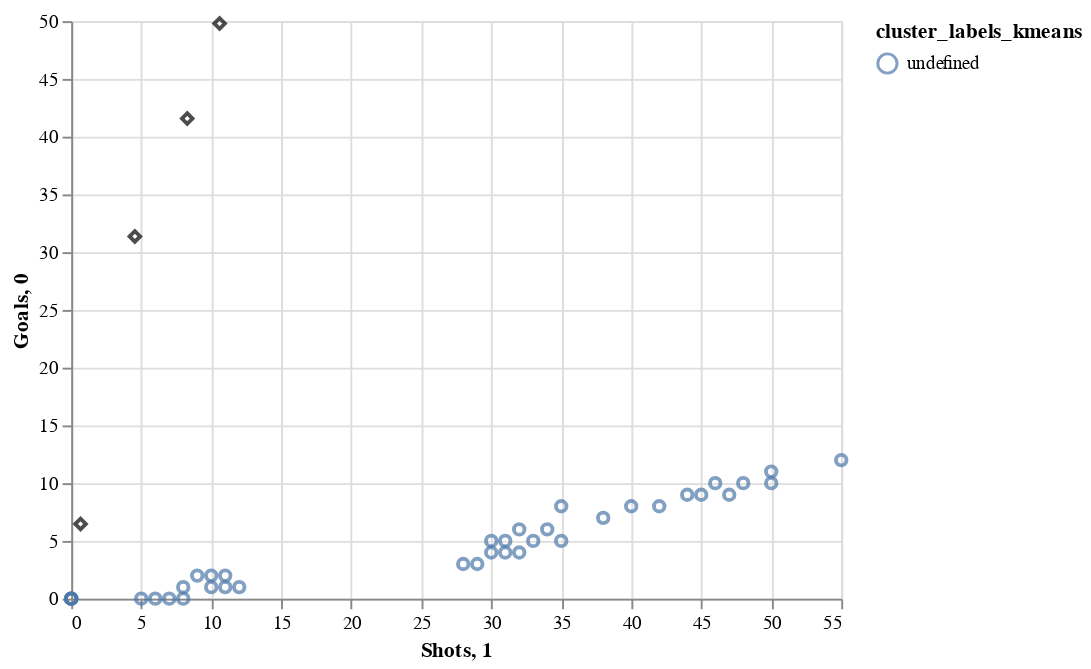

The code cell stored with this chart in its notebook:
### Code cell
# Plot the clusters with their centroids.
points_plot = alt.Chart(df_frame).mark_point().encode(
    alt.X('Shots', scale=alt.Scale(zero=False)),
    alt.Y('Goals', scale=alt.Scale(zero=False)),
    color='cluster_labels_kmeans:N'
)
centroid_plot = alt.Chart(pd.DataFrame(centroids)).mark_point(shape='diamond',color='black').encode(
    x='1:Q', y='0:Q'
)
(points_plot + centroid_plot)

### Figure 1 — Vega-Lite specification as saved in the notebook (floating-point values rounded to 4 significant figures)
{"config": {"view": {"continuousWidth": 400, "continuousHeight": 300}}, "layer": [{"data": {"name": "data-9b260eadefdebf8f5309cf014c650d45"}, "mark": "point", "encoding": {"color": {"field": "cluster_labels_kmeans", "type": "nominal"}, "x": {"field": "Shots", "scale": {"zero": false}, "type": "quantitative"}, "y": {"field": "Goals", "scale": {"zero": false}, "type": "quantitative"}}}, {"data": {"name": "data-8444a191f553955ad3103ae5ada28acd"}, "mark": {"type": "point", "color": "black", "shape": "diamond"}, "encoding": {"x": {"field": "1", "type": "quantitative"}, "y": {"field": "0", "type": "quantitative"}}}], "$schema": "https://vega.github.io/schema/vega-lite/v4.17.0.json", "datasets": {"data-9b260eadefdebf8f5309cf014c650d45": [{"Name": "John Smith", "Height (cm)": 180, "Weight (kg)": 75, "Position": "Forward", "Goals": 10, "Shots": 50, "Nationality": "England", "Age": 27, "Assists": 5, "Pass Accuracy (%)": 80, "Minutes Played": 2000, "Yellow Cards": 3, "Red Cards": 0, "Fouls": 15, "Interceptions": 5, "Tackles": 8, "Saves": 0, "Crosses": 20, "Speed ": 30, "Dribbles": 40, "Key Passes": 25, "Clearances": 10, "Headers Won": 12, "Offsides": 5, "Successful Tackles (%)": 75, "Blocks": 5, "Errors Leading to Goal": 1, "Penalties Won": 2, "Penalties Conceded": 1, "Aerial Duels Won": 15, "Aerial Duels Lost": 5, "Long Balls": 30, "Free Kicks": 2}, {"Name": "David Johnson", "Height (cm)": 175, "Weight (kg)": 70, "Position": "Midfielder", "Goals": 4, "Shots": 30, "Nationality": "England", "Age": 24, "Assists": 7, "Pass Accuracy (%)": 85, "Minutes Played": 1800, "Yellow Cards": 4, "Red Cards": 0, "Fouls": 20, "Interceptions": 10, "Tackles": 12, "Saves": 0, "Crosses": 25, "Speed ": 28, "Dribbles": 35, "Key Passes": 20, "Clearances": 15, "Headers Won": 10, "Offsides": 4, "Successful Tackles (%)": 80, "Blocks": 6, "Errors Leading to Goal": 0, "Penalties Won": 1, "Penalties Conceded": 0, "Aerial Duels Won": 18, "Aerial Duels Lost": 7, "Long Balls": 25, "Free Kicks": 3}, {"Name": "Michael Brown", "Height (cm)": 185, "Weight (kg)": 78, "Position": "Defender", "Goals": 1, "Shots": 10, "Nationality": "England", "Age": 29, "Assists": 1, "Pass Accuracy (%)": 88, "Minutes Played": 2200, "Yellow Cards": 5, "Red Cards": 1, "Fouls": 30, "Interceptions": 15, "Tackles": 25, "Saves": 0, "Crosses": 5, "Speed ": 27, "Dribbles": 20, "Key Passes": 10, "Clearances": 30, "Headers Won": 25, "Offsides": 2, "Successful Tackles (%)": 85, "Blocks": 8, "Errors Leading to Goal": 2, "Penalties Won": 0, "Penalties Conceded": 2, "Aerial Duels Won": 20, "Aerial Duels Lost": 10, "Long Balls": 35, "Free Kicks": 0}, {"Name": "Chris Williams", "Height (cm)": 172, "Weight (kg)": 68, "Position": "Goalkeeper", "Goals": 0, "Shots": 0, "Nationality": "England", "Age": 31, "Assists": 0, "Pass Accuracy (%)": 70, "Minutes Played": 2100, "Yellow Cards": 1, "Red Cards": 0, "Fouls": 10, "Interceptions": 8, "Tackles": 10, "Saves": 50, "Crosses": 0, "Speed ": 24, "Dribbles": 5, "Key Passes": 5, "Clearances": 5, "Headers Won": 5, "Offsides": 1, "Successful Tackles (%)": 90, "Blocks": 10, "Errors Leading to Goal": 0, "Penalties Won": 0, "Penalties Conceded": 1, "Aerial Duels Won": 5, "Aerial Duels Lost": 3, "Long Balls": 10, "Free Kicks": 4}, {"Name": "Steven Taylor", "Height (cm)": 178, "Weight (kg)": 72, "Position": "Forward", "Goals": 8, "Shots": 40, "Nationality": "Scotland", "Age": 25, "Assists": 4, "Pass Accuracy (%)": 82, "Minutes Played": 1900, "Yellow Cards": 2, "Red Cards": 0, "Fouls": 12, "Interceptions": 4, "Tackles": 7, "Saves": 0, "Crosses": 18, "Speed ": 29, "Dribbles": 38, "Key Passes": 22, "Clearances": 12, "Headers Won": 14, "Offsides": 3, "Successful Tackles (%)": 78, "Blocks": 4, "Errors Leading to Goal": 1, "Penalties Won": 1, "Penalties Conceded": 1, "Aerial Duels Won": 12, "Aerial Duels Lost": 8, "Long Balls": 28, "Free Kicks": 1}, {"Name": "Richard Moore", "Height (cm)": 182, "Weight (kg)": 76, "Position": "Midfielder", "Goals": 5, "Shots": 35, "Nationality": "Scotland", "Age": 28, "Assists": 6, "Pass Accuracy (%)": 83, "Minutes Played": 2050, "Yellow Cards": 3, "Red Cards": 0, "Fouls": 18, "Interceptions": 7, "Tackles": 10, "Saves": 0, "Crosses": 22, "Speed ": 26, "Dribbles": 32, "Key Passes": 18, "Clearances": 17, "Headers Won": 13, "Offsides": 4, "Successful Tackles (%)": 82, "Blocks": 7, "Errors Leading to Goal": 0, "Penalties Won": 0, "Penalties Conceded": 2, "Aerial Duels Won": 16, "Aerial Duels Lost": 9, "Long Balls": 24, "Free Kicks": 2}, {"Name": "Daniel Jones", "Height (cm)": 170, "Weight (kg)": 65, "Position": "Defender", "Goals": 0, "Shots": 5, "Nationality": "Wales", "Age": 26, "Assists": 2, "Pass Accuracy (%)": 86, "Minutes Played": 1950, "Yellow Cards": 4, "Red Cards": 0, "Fouls": 25, "Interceptions": 12, "Tackles": 20, "Saves": 0, "Crosses": 3, "Speed ": 25, "Dribbles": 18, "Key Passes": 8, "Clearances": 28, "Headers Won": 22, "Offsides": 2, "Successful Tackles (%)": 88, "Blocks": 9, "Errors Leading to Goal": 1, "Penalties Won": 0, "Penalties Conceded": 1, "Aerial Duels Won": 23, "Aerial Duels Lost": 12, "Long Balls": 22, "Free Kicks": 0}, {"Name": "Kevin Roberts", "Height (cm)": 180, "Weight (kg)": 74, "Position": "Forward", "Goals": 12, "Shots": 55, "Nationality": "Wales", "Age": 30, "Assists": 3, "Pass Accuracy (%)": 79, "Minutes Played": 2150, "Yellow Cards": 2, "Red Cards": 0, "Fouls": 14, "Interceptions": 6, "Tackles": 9, "Saves": 0, "Crosses": 21, "Speed ": 31, "Dribbles": 42, "Key Passes": 24, "Clearances": 14, "Headers Won": 15, "Offsides": 4, "Successful Tackles (%)": 77, "Blocks": 6, "Errors Leading to Goal": 2, "Penalties Won": 2, "Penalties Conceded": 1, "Aerial Duels Won": 17, "Aerial Duels Lost": 5, "Long Balls": 26, "Free Kicks": 3}, {"Name": "Brian Green", "Height (cm)": 177, "Weight (kg)": 73, "Position": "Midfielder", "Goals": 6, "Shots": 32, "Nationality": "Ireland", "Age": 27, "Assists": 5, "Pass Accuracy (%)": 84, "Minutes Played": 1980, "Yellow Cards": 5, "Red Cards": 0, "Fouls": 22, "Interceptions": 9, "Tackles": 13, "Saves": 0, "Crosses": 23, "Speed ": 28, "Dribbles": 30, "Key Passes": 21, "Clearances": 16, "Headers Won": 12, "Offsides": 3, "Successful Tackles (%)": 83, "Blocks": 5, "Errors Leading to Goal": 0, "Penalties Won": 1, "Penalties Conceded": 1, "Aerial Duels Won": 14, "Aerial Duels Lost": 8, "Long Balls": 23, "Free Kicks": 2}, {"Name": "James White", "Height (cm)": 183, "Weight (kg)": 77, "Position": "Defender", "Goals": 1, "Shots": 8, "Nationality": "Ireland", "Age": 32, "Assists": 1, "Pass Accuracy (%)": 87, "Minutes Played": 2300, "Yellow Cards": 3, "Red Cards": 1, "Fouls": 28, "Interceptions": 14, "Tackles": 22, "Saves": 0, "Crosses": 4, "Speed ": 27, "Dribbles": 22, "Key Passes": 15, "Clearances": 35, "Headers Won": 28, "Offsides": 1, "Successful Tackles (%)": 89, "Blocks": 11, "Errors Leading to Goal": 2, "Penalties Won": 0, "Penalties Conceded": 2, "Aerial Duels Won": 26, "Aerial Duels Lost": 15, "Long Balls": 30, "Free Kicks": 1}, {"Name": "Robert Black", "Height (cm)": 175, "Weight (kg)": 71, "Position": "Forward", "Goals": 7, "Shots": 38, "Nationality": "England", "Age": 24, "Assists": 6, "Pass Accuracy (%)": 81, "Minutes Played": 1850, "Yellow Cards": 4, "Red Cards": 0, "Fouls": 17, "Interceptions": 5, "Tackles": 8, "Saves": 0, "Crosses": 19, "Speed ": 29, "Dribbles": 40, "Key Passes": 26, "Clearances": 10, "Headers Won": 14, "Offsides": 4, "Successful Tackles (%)": 74, "Blocks": 4, "Errors Leading to Goal": 0, "Penalties Won": 2, "Penalties Conceded": 1, "Aerial Duels Won": 16, "Aerial Duels Lost": 6, "Long Balls": 28, "Free Kicks": 2}, {"Name": "Tom Harris", "Height (cm)": 178, "Weight (kg)": 74, "Position": "Midfielder", "Goals": 3, "Shots": 28, "Nationality": "England", "Age": 26, "Assists": 7, "Pass Accuracy (%)": 85, "Minutes Played": 2000, "Yellow Cards": 3, "Red Cards": 0, "Fouls": 20, "Interceptions": 10, "Tackles": 12, "Saves": 0, "Crosses": 24, "Speed ": 28, "Dribbles": 33, "Key Passes": 19, "Clearances": 13, "Headers Won": 10, "Offsides": 3, "Successful Tackles (%)": 80, "Blocks": 7, "Errors Leading to Goal": 1, "Penalties Won": 1, "Penalties Conceded": 2, "Aerial Duels Won": 18, "Aerial Duels Lost": 9, "Long Balls": 25, "Free Kicks": 2}, {"Name": "Paul Clark", "Height (cm)": 186, "Weight (kg)": 79, "Position": "Defender", "Goals": 1, "Shots": 12, "Nationality": "England", "Age": 28, "Assists": 1, "Pass Accuracy (%)": 89, "Minutes Played": 2200, "Yellow Cards": 4, "Red Cards": 1, "Fouls": 32, "Interceptions": 18, "Tackles": 26, "Saves": 0, "Crosses": 6, "Speed ": 26, "Dribbles": 21, "Key Passes": 12, "Clearances": 31, "Headers Won": 27, "Offsides": 1, "Successful Tackles (%)": 88, "Blocks": 12, "Errors Leading to Goal": 3, "Penalties Won": 0, "Penalties Conceded": 2, "Aerial Duels Won": 28, "Aerial Duels Lost": 13, "Long Balls": 33, "Free Kicks": 0}, {"Name": "Andrew Lewis", "Height (cm)": 173, "Weight (kg)": 69, "Position": "Goalkeeper", "Goals": 0, "Shots": 0, "Nationality": "England", "Age": 30, "Assists": 0, "Pass Accuracy (%)": 72, "Minutes Played": 2100, "Yellow Cards": 2, "Red Cards": 0, "Fouls": 12, "Interceptions": 7, "Tackles": 11, "Saves": 55, "Crosses": 0, "Speed ": 23, "Dribbles": 6, "Key Passes": 6, "Clearances": 6, "Headers Won": 4, "Offsides": 0, "Successful Tackles (%)": 91, "Blocks": 9, "Errors Leading to Goal": 0, "Penalties Won": 0, "Penalties Conceded": 2, "Aerial Duels Won": 6, "Aerial Duels Lost": 2, "Long Balls": 15, "Free Kicks": 4}, {"Name": "Anthony Young", "Height (cm)": 181, "Weight (kg)": 75, "Position": "Forward", "Goals": 9, "Shots": 45, "Nationality": "Scotland", "Age": 26, "Assists": 4, "Pass Accuracy (%)": 83, "Minutes Played": 1950, "Yellow Cards": 3, "Red Cards": 0, "Fouls": 15, "Interceptions": 6, "Tackles": 9, "Saves": 0, "Crosses": 20, "Speed ": 30, "Dribbles": 38, "Key Passes": 23, "Clearances": 11, "Headers Won": 16, "Offsides": 3, "Successful Tackles (%)": 76, "Blocks": 5, "Errors Leading to Goal": 1, "Penalties Won": 1, "Penalties Conceded": 1, "Aerial Duels Won": 17, "Aerial Duels Lost": 7, "Long Balls": 29, "Free Kicks": 2}, {"Name": "Simon Hall", "Height (cm)": 179, "Weight (kg)": 73, "Position": "Midfielder", "Goals": 5, "Shots": 33, "Nationality": "Scotland", "Age": 29, "Assists": 6, "Pass Accuracy (%)": 84, "Minutes Played": 2050, "Yellow Cards": 4, "Red Cards": 0, "Fouls": 19, "Interceptions": 8, "Tackles": 14, "Saves": 0, "Crosses": 22, "Speed ": 27, "Dribbles": 31, "Key Passes": 18, "Clearances": 15, "Headers Won": 11, "Offsides": 2, "Successful Tackles (%)": 81, "Blocks": 6, "Errors Leading to Goal": 0, "Penalties Won": 1, "Penalties Conceded": 2, "Aerial Duels Won": 18, "Aerial Duels Lost": 10, "Long Balls": 26, "Free Kicks": 1}, {"Name": "Jack King", "Height (cm)": 171, "Weight (kg)": 66, "Position": "Defender", "Goals": 0, "Shots": 6, "Nationality": "Wales", "Age": 25, "Assists": 1, "Pass Accuracy (%)": 88, "Minutes Played": 1980, "Yellow Cards": 3, "Red Cards": 0, "Fouls": 26, "Interceptions": 14, "Tackles": 23, "Saves": 0, "Crosses": 4, "Speed ": 24, "Dribbles": 15, "Key Passes": 9, "Clearances": 28, "Headers Won": 20, "Offsides": 1, "Successful Tackles (%)": 90, "Blocks": 11, "Errors Leading to Goal": 2, "Penalties Won": 0, "Penalties Conceded": 1, "Aerial Duels Won": 25, "Aerial Duels Lost": 12, "Long Balls": 23, "Free Kicks": 0}, {"Name": "George Baker", "Height (cm)": 182, "Weight (kg)": 76, "Position": "Forward", "Goals": 11, "Shots": 50, "Nationality": "Wales", "Age": 28, "Assists": 2, "Pass Accuracy (%)": 80, "Minutes Played": 2150, "Yellow Cards": 1, "Red Cards": 0, "Fouls": 13, "Interceptions": 6, "Tackles": 9, "Saves": 0, "Crosses": 21, "Speed ": 30, "Dribbles": 41, "Key Passes": 27, "Clearances": 13, "Headers Won": 15, "Offsides": 3, "Successful Tackles (%)": 78, "Blocks": 5, "Errors Leading to Goal": 1, "Penalties Won": 2, "Penalties Conceded": 1, "Aerial Duels Won": 16, "Aerial Duels Lost": 6, "Long Balls": 27, "Free Kicks": 2}, {"Name": "Harry Carter", "Height (cm)": 176, "Weight (kg)": 72, "Position": "Midfielder", "Goals": 4, "Shots": 31, "Nationality": "Ireland", "Age": 27, "Assists": 7, "Pass Accuracy (%)": 86, "Minutes Played": 2000, "Yellow Cards": 4, "Red Cards": 0, "Fouls": 23, "Interceptions": 11, "Tackles": 15, "Saves": 0, "Crosses": 24, "Speed ": 28, "Dribbles": 33, "Key Passes": 19, "Clearances": 14, "Headers Won": 12, "Offsides": 3, "Successful Tackles (%)": 82, "Blocks": 7, "Errors Leading to Goal": 1, "Penalties Won": 1, "Penalties Conceded": 2, "Aerial Duels Won": 19, "Aerial Duels Lost": 10, "Long Balls": 26, "Free Kicks": 2}, {"Name": "Frank Davis", "Height (cm)": 184, "Weight (kg)": 78, "Position": "Defender", "Goals": 2, "Shots": 10, "Nationality": "Ireland", "Age": 31, "Assists": 2, "Pass Accuracy (%)": 87, "Minutes Played": 2300, "Yellow Cards": 2, "Red Cards": 1, "Fouls": 29, "Interceptions": 17, "Tackles": 24, "Saves": 0, "Crosses": 5, "Speed ": 25, "Dribbles": 20, "Key Passes": 13, "Clearances": 32, "Headers Won": 26, "Offsides": 1, "Successful Tackles (%)": 86, "Blocks": 12, "Errors Leading to Goal": 3, "Penalties Won": 0, "Penalties Conceded": 2, "Aerial Duels Won": 27, "Aerial Duels Lost": 14, "Long Balls": 34, "Free Kicks": 0}, {"Name": "Joe Parker", "Height (cm)": 174, "Weight (kg)": 70, "Position": "Forward", "Goals": 8, "Shots": 35, "Nationality": "England", "Age": 24, "Assists": 5, "Pass Accuracy (%)": 82, "Minutes Played": 1900, "Yellow Cards": 3, "Red Cards": 0, "Fouls": 16, "Interceptions": 7, "Tackles": 10, "Saves": 0, "Crosses": 18, "Speed ": 29, "Dribbles": 39, "Key Passes": 25, "Clearances": 11, "Headers Won": 13, "Offsides": 4, "Successful Tackles (%)": 75, "Blocks": 5, "Errors Leading to Goal": 0, "Penalties Won": 2, "Penalties Conceded": 1, "Aerial Duels Won": 15, "Aerial Duels Lost": 7, "Long Balls": 29, "Free Kicks": 1}, {"Name": "Ben Cooper", "Height (cm)": 179, "Weight (kg)": 74, "Position": "Midfielder", "Goals": 3, "Shots": 29, "Nationality": "England", "Age": 25, "Assists": 6, "Pass Accuracy (%)": 84, "Minutes Played": 2000, "Yellow Cards": 4, "Red Cards": 0, "Fouls": 21, "Interceptions": 9, "Tackles": 13, "Saves": 0, "Crosses": 23, "Speed ": 27, "Dribbles": 32, "Key Passes": 18, "Clearances": 14, "Headers Won": 11, "Offsides": 2, "Successful Tackles (%)": 81, "Blocks": 6, "Errors Leading to Goal": 1, "Penalties Won": 1, "Penalties Conceded": 2, "Aerial Duels Won": 16, "Aerial Duels Lost": 9, "Long Balls": 25, "Free Kicks": 2}, {"Name": "Alan Mitchell", "Height (cm)": 185, "Weight (kg)": 77, "Position": "Defender", "Goals": 1, "Shots": 11, "Nationality": "England", "Age": 30, "Assists": 1, "Pass Accuracy (%)": 89, "Minutes Played": 2200, "Yellow Cards": 5, "Red Cards": 1, "Fouls": 31, "Interceptions": 16, "Tackles": 25, "Saves": 0, "Crosses": 6, "Speed ": 25, "Dribbles": 19, "Key Passes": 11, "Clearances": 30, "Headers Won": 27, "Offsides": 1, "Successful Tackles (%)": 87, "Blocks": 12, "Errors Leading to Goal": 2, "Penalties Won": 0, "Penalties Conceded": 2, "Aerial Duels Won": 28, "Aerial Duels Lost": 12, "Long Balls": 33, "Free Kicks": 0}, {"Name": "Scott Turner", "Height (cm)": 172, "Weight (kg)": 68, "Position": "Goalkeeper", "Goals": 0, "Shots": 0, "Nationality": "England", "Age": 32, "Assists": 0, "Pass Accuracy (%)": 70, "Minutes Played": 2100, "Yellow Cards": 1, "Red Cards": 0, "Fouls": 11, "Interceptions": 8, "Tackles": 12, "Saves": 52, "Crosses": 0, "Speed ": 24, "Dribbles": 5, "Key Passes": 4, "Clearances": 4, "Headers Won": 3, "Offsides": 0, "Successful Tackles (%)": 90, "Blocks": 8, "Errors Leading to Goal": 0, "Penalties Won": 0, "Penalties Conceded": 1, "Aerial Duels Won": 6, "Aerial Duels Lost": 3, "Long Balls": 12, "Free Kicks": 3}, {"Name": "Peter Wright", "Height (cm)": 180, "Weight (kg)": 75, "Position": "Forward", "Goals": 10, "Shots": 48, "Nationality": "Scotland", "Age": 27, "Assists": 4, "Pass Accuracy (%)": 83, "Minutes Played": 2000, "Yellow Cards": 3, "Red Cards": 0, "Fouls": 15, "Interceptions": 5, "Tackles": 9, "Saves": 0, "Crosses": 19, "Speed ": 31, "Dribbles": 37, "Key Passes": 22, "Clearances": 12, "Headers Won": 15, "Offsides": 4, "Successful Tackles (%)": 78, "Blocks": 6, "Errors Leading to Goal": 1, "Penalties Won": 2, "Penalties Conceded": 1, "Aerial Duels Won": 16, "Aerial Duels Lost": 8, "Long Balls": 27, "Free Kicks": 1}, {"Name": "Adam Wood", "Height (cm)": 176, "Weight (kg)": 73, "Position": "Midfielder", "Goals": 6, "Shots": 34, "Nationality": "Scotland", "Age": 28, "Assists": 5, "Pass Accuracy (%)": 85, "Minutes Played": 1950, "Yellow Cards": 4, "Red Cards": 0, "Fouls": 18, "Interceptions": 8, "Tackles": 14, "Saves": 0, "Crosses": 21, "Speed ": 28, "Dribbles": 30, "Key Passes": 19, "Clearances": 14, "Headers Won": 12, "Offsides": 3, "Successful Tackles (%)": 82, "Blocks": 5, "Errors Leading to Goal": 0, "Penalties Won": 1, "Penalties Conceded": 2, "Aerial Duels Won": 19, "Aerial Duels Lost": 10, "Long Balls": 26, "Free Kicks": 2}, {"Name": "Victor Bell", "Height (cm)": 171, "Weight (kg)": 67, "Position": "Defender", "Goals": 0, "Shots": 7, "Nationality": "Wales", "Age": 26, "Assists": 1, "Pass Accuracy (%)": 87, "Minutes Played": 1930, "Yellow Cards": 4, "Red Cards": 0, "Fouls": 24, "Interceptions": 13, "Tackles": 22, "Saves": 0, "Crosses": 4, "Speed ": 25, "Dribbles": 16, "Key Passes": 10, "Clearances": 29, "Headers Won": 23, "Offsides": 2, "Successful Tackles (%)": 89, "Blocks": 10, "Errors Leading to Goal": 2, "Penalties Won": 0, "Penalties Conceded": 1, "Aerial Duels Won": 24, "Aerial Duels Lost": 12, "Long Balls": 25, "Free Kicks": 0}, {"Name": "Samuel Scott", "Height (cm)": 183, "Weight (kg)": 76, "Position": "Forward", "Goals": 9, "Shots": 44, "Nationality": "Wales", "Age": 29, "Assists": 3, "Pass Accuracy (%)": 80, "Minutes Played": 2140, "Yellow Cards": 2, "Red Cards": 0, "Fouls": 13, "Interceptions": 6, "Tackles": 9, "Saves": 0, "Crosses": 20, "Speed ": 29, "Dribbles": 35, "Key Passes": 23, "Clearances": 12, "Headers Won": 14, "Offsides": 3, "Successful Tackles (%)": 76, "Blocks": 5, "Errors Leading to Goal": 1, "Penalties Won": 1, "Penalties Conceded": 1, "Aerial Duels Won": 16, "Aerial Duels Lost": 8, "Long Balls": 27, "Free Kicks": 2}, {"Name": "Carl Hughes", "Height (cm)": 177, "Weight (kg)": 72, "Position": "Midfielder", "Goals": 5, "Shots": 30, "Nationality": "Ireland", "Age": 28, "Assists": 6, "Pass Accuracy (%)": 84, "Minutes Played": 2000, "Yellow Cards": 5, "Red Cards": 0, "Fouls": 21, "Interceptions": 8, "Tackles": 13, "Saves": 0, "Crosses": 22, "Speed ": 28, "Dribbles": 29, "Key Passes": 20, "Clearances": 15, "Headers Won": 11, "Offsides": 2, "Successful Tackles (%)": 81, "Blocks": 7, "Errors Leading to Goal": 0, "Penalties Won": 1, "Penalties Conceded": 2, "Aerial Duels Won": 17, "Aerial Duels Lost": 9, "Long Balls": 26, "Free Kicks": 2}, {"Name": "Mark Bennett", "Height (cm)": 184, "Weight (kg)": 78, "Position": "Defender", "Goals": 2, "Shots": 9, "Nationality": "Ireland", "Age": 31, "Assists": 1, "Pass Accuracy (%)": 87, "Minutes Played": 2250, "Yellow Cards": 3, "Red Cards": 1, "Fouls": 27, "Interceptions": 16, "Tackles": 24, "Saves": 0, "Crosses": 5, "Speed ": 26, "Dribbles": 21, "Key Passes": 12, "Clearances": 31, "Headers Won": 27, "Offsides": 1, "Successful Tackles (%)": 86, "Blocks": 11, "Errors Leading to Goal": 2, "Penalties Won": 0, "Penalties Conceded": 2, "Aerial Duels Won": 27, "Aerial Duels Lost": 14, "Long Balls": 30, "Free Kicks": 1}, {"Name": "Dean Edwards", "Height (cm)": 175, "Weight (kg)": 70, "Position": "Forward", "Goals": 10, "Shots": 46, "Nationality": "England", "Age": 26, "Assists": 4, "Pass Accuracy (%)": 81, "Minutes Played": 2000, "Yellow Cards": 3, "Red Cards": 0, "Fouls": 14, "Interceptions": 5, "Tackles": 9, "Saves": 0, "Crosses": 20, "Speed ": 30, "Dribbles": 38, "Key Passes": 25, "Clearances": 11, "Headers Won": 13, "Offsides": 3, "Successful Tackles (%)": 77, "Blocks": 5, "Errors Leading to Goal": 1, "Penalties Won": 2, "Penalties Conceded": 1, "Aerial Duels Won": 15, "Aerial Duels Lost": 7, "Long Balls": 28, "Free Kicks": 2}, {"Name": "Henry Evans", "Height (cm)": 178, "Weight (kg)": 74, "Position": "Midfielder", "Goals": 4, "Shots": 32, "Nationality": "England", "Age": 27, "Assists": 6, "Pass Accuracy (%)": 85, "Minutes Played": 2050, "Yellow Cards": 4, "Red Cards": 0, "Fouls": 19, "Interceptions": 9, "Tackles": 14, "Saves": 0, "Crosses": 23, "Speed ": 28, "Dribbles": 32, "Key Passes": 21, "Clearances": 15, "Headers Won": 12, "Offsides": 3, "Successful Tackles (%)": 82, "Blocks": 6, "Errors Leading to Goal": 1, "Penalties Won": 1, "Penalties Conceded": 2, "Aerial Duels Won": 18, "Aerial Duels Lost": 10, "Long Balls": 26, "Free Kicks": 2}, {"Name": "Oliver Gray", "Height (cm)": 186, "Weight (kg)": 79, "Position": "Defender", "Goals": 2, "Shots": 11, "Nationality": "England", "Age": 30, "Assists": 1, "Pass Accuracy (%)": 89, "Minutes Played": 2200, "Yellow Cards": 5, "Red Cards": 1, "Fouls": 32, "Interceptions": 18, "Tackles": 25, "Saves": 0, "Crosses": 6, "Speed ": 26, "Dribbles": 20, "Key Passes": 14, "Clearances": 30, "Headers Won": 28, "Offsides": 1, "Successful Tackles (%)": 88, "Blocks": 12, "Errors Leading to Goal": 3, "Penalties Won": 0, "Penalties Conceded": 2, "Aerial Duels Won": 28, "Aerial Duels Lost": 12, "Long Balls": 33, "Free Kicks": 0}, {"Name": "Charlie Morris", "Height (cm)": 172, "Weight (kg)": 68, "Position": "Goalkeeper", "Goals": 0, "Shots": 0, "Nationality": "England", "Age": 32, "Assists": 0, "Pass Accuracy (%)": 70, "Minutes Played": 2100, "Yellow Cards": 1, "Red Cards": 0, "Fouls": 12, "Interceptions": 7, "Tackles": 11, "Saves": 52, "Crosses": 0, "Speed ": 24, "Dribbles": 5, "Key Passes": 4, "Clearances": 5, "Headers Won": 4, "Offsides": 0, "Successful Tackles (%)": 90, "Blocks": 8, "Errors Leading to Goal": 0, "Penalties Won": 0, "Penalties Conceded": 1, "Aerial Duels Won": 6, "Aerial Duels Lost": 3, "Long Balls": 12, "Free Kicks": 3}, {"Name": "Alfie Hunt", "Height (cm)": 181, "Weight (kg)": 75, "Position": "Forward", "Goals": 8, "Shots": 42, "Nationality": "Scotland", "Age": 27, "Assists": 3, "Pass Accuracy (%)": 82, "Minutes Played": 1950, "Yellow Cards": 2, "Red Cards": 0, "Fouls": 16, "Interceptions": 5, "Tackles": 8, "Saves": 0, "Crosses": 19, "Speed ": 30, "Dribbles": 36, "Key Passes": 24, "Clearances": 13, "Headers Won": 15, "Offsides": 3, "Successful Tackles (%)": 79, "Blocks": 5, "Errors Leading to Goal": 1, "Penalties Won": 2, "Penalties Conceded": 1, "Aerial Duels Won": 17, "Aerial Duels Lost": 7, "Long Balls": 27, "Free Kicks": 1}, {"Name": "Thomas Clark", "Height (cm)": 179, "Weight (kg)": 73, "Position": "Midfielder", "Goals": 5, "Shots": 31, "Nationality": "Scotland", "Age": 28, "Assists": 6, "Pass Accuracy (%)": 84, "Minutes Played": 2000, "Yellow Cards": 4, "Red Cards": 0, "Fouls": 20, "Interceptions": 9, "Tackles": 12, "Saves": 0, "Crosses": 23, "Speed ": 28, "Dribbles": 31, "Key Passes": 18, "Clearances": 15, "Headers Won": 11, "Offsides": 3, "Successful Tackles (%)": 80, "Blocks": 7, "Errors Leading to Goal": 0, "Penalties Won": 1, "Penalties Conceded": 2, "Aerial Duels Won": 18, "Aerial Duels Lost": 10, "Long Balls": 26, "Free Kicks": 2}, {"Name": "Phillip Lewis", "Height (cm)": 170, "Weight (kg)": 65, "Position": "Defender", "Goals": 0, "Shots": 8, "Nationality": "Wales", "Age": 25, "Assists": 1, "Pass Accuracy (%)": 88, "Minutes Played": 1980, "Yellow Cards": 3, "Red Cards": 0, "Fouls": 24, "Interceptions": 13, "Tackles": 23, "Saves": 0, "Crosses": 4, "Speed ": 24, "Dribbles": 16, "Key Passes": 9, "Clearances": 29, "Headers Won": 22, "Offsides": 2, "Successful Tackles (%)": 90, "Blocks": 11, "Errors Leading to Goal": 2, "Penalties Won": 0, "Penalties Conceded": 1, "Aerial Duels Won": 25, "Aerial Duels Lost": 12, "Long Balls": 23, "Free Kicks": 0}, {"Name": "Patrick Edwards", "Height (cm)": 182, "Weight (kg)": 76, "Position": "Forward", "Goals": 9, "Shots": 47, "Nationality": "Wales", "Age": 28, "Assists": 3, "Pass Accuracy (%)": 80, "Minutes Played": 2150, "Yellow Cards": 2, "Red Cards": 0, "Fouls": 14, "Interceptions": 6, "Tackles": 9, "Saves": 0, "Crosses": 21, "Speed ": 29, "Dribbles": 35, "Key Passes": 23, "Clearances": 12, "Headers Won": 14, "Offsides": 3, "Successful Tackles (%)": 78, "Blocks": 5, "Errors Leading to Goal": 1, "Penalties Won": 1, "Penalties Conceded": 1, "Aerial Duels Won": 16, "Aerial Duels Lost": 8, "Long Balls": 27, "Free Kicks": 2}], "data-8444a191f553955ad3103ae5ada28acd": [{"0": 6.467, "1": 0.6667}, {"0": 49.8, "1": 10.6}, {"0": 31.36, "1": 4.545}, {"0": 41.57, "1": 8.286}]}}
